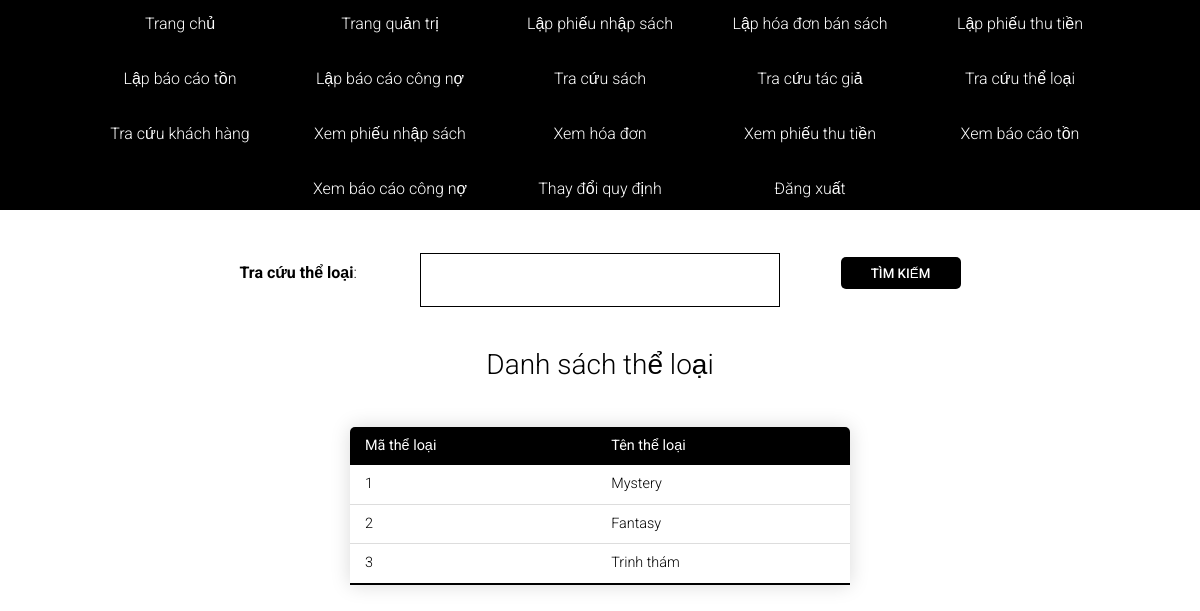
/bookstore/search-categories/ (signed in), run on the app's committed database.
### bookstore/models.py (models this page shows, shortened)
class TheLoai(models.Model):
    ma_the_loai = models.AutoField(auto_created=True, primary_key=True)
    ten_the_loai = models.CharField(max_length=50, null=True, blank=True)

### bookstore/views.py (the view)
# urls.py: path('search-categories/', views.searchCategories, name="search-categories"),
@login_required(login_url="login")
def searchCategories(request):
    search_query = ''
    if request.GET.get('search_query'):
        search_query = request.GET.get('search_query')
    categories = TheLoai.objects.filter(
        Q(ma_the_loai__icontains=search_query) |
        Q(ten_the_loai__icontains=search_query)
    )
    context = {'categories': categories, 'search_query': search_query}
    return render(request, 'bookstore/search-categories.html', context)

### bookstore/templates/bookstore/search-categories.html (shortened to what this page needs)
<!DOCTYPE html>
{% load static %}
<html lang="en">
    <head>
        <link rel="stylesheet" href="{% static 'styles/reset.css' %}">
        <link rel="stylesheet" href="{% static 'styles/search-categories.css' %}">
        <link rel="stylesheet" href="{% static 'styles/font-awesome.min.css' %}">
    </head>
    <body>
        <nav>
            {% include 'navbar.html' %}
        </nav>
        <form class="form" action="{% url 'search-categories' %}" method="get">
            <label for="categories-search"><b>Tra cứu thể loại</b>:</label>
            <input type="search" id="categories-search" name="search_query" value="{{search_query}}">
            <input type="submit" value="Tìm kiếm">
        </form>
        <div class="category-table">
			<h1>Danh sách thể loại</h1>
			<table class="content-table">
				<thead>
					<tr>
						<th>Mã thể loại</th>
						<th>Tên thể loại</th>
					</tr>
				</thead>
				<tbody>
					{% for category in categories %}
					<tr>
						<td>{{category.ma_the_loai}}</td>
						<td>{{category.ten_the_loai}}</td>
					</tr>
					{% endfor %}
				</tbody>
			</table>
		</div>
    </body>
</html>

### static/styles/search-categories.css (style rules this page uses)
body { margin: 0; padding: 0; background: #ffffff; font-size: 16px; color: rgb(0, 0, 0); font-family: "Roboto", sans-serif; font-weight: 300; }
b { font-weight: bold; }
h1 { margin: 0 0 20px 0; font-weight: 300; font-size: 28px; text-align: center; }
form { display: flex; flex-direction: row; gap: 5px; align-items: center; justify-content: center; margin-top: 45px; margin-bottom: 30px; }
form label { margin: 10px auto; }
.category-table { position: relative; margin: 5% auto; }
.content-table { border-collapse: collapse; margin: 4% auto; font-size: 0.9em; min-width: 500px; border-radius: 5px 5px 0 0; overflow: hidden; box-shadow: 0 0 20px rgba(0, 0, 0, 0.15); }
.content-table thead tr { background-color: black; color: #ffffff; text-align: left; font-weight: normal; }
.content-table th, .content-table td { padding: 12px 15px; }
.content-table tbody tr { border-bottom: 1px solid #dddddd; }
.content-table tbody tr:last-of-type { border-bottom: 2px solid black; }
input[type="submit"] { background: black; border: none; border-radius: 5px; color: #fff; font-family: "Roboto", sans-serif; font-weight: 500; text-transform: uppercase; transition: 0.1s ease; cursor: pointer; width: 120px; height: 32px; margin: 0 auto; }
input[type="search"] { padding: 16px; margin-top: 13px; border: solid 1px black; font-size: 17px; width: 30%; position: absolute; }

### data on the page
TheLoai: ma_the_loai "1", ten_the_loai "Mystery"
TheLoai: ma_the_loai "2", ten_the_loai "Fantasy"
TheLoai: ma_the_loai "3", ten_the_loai "Trinh thám"
